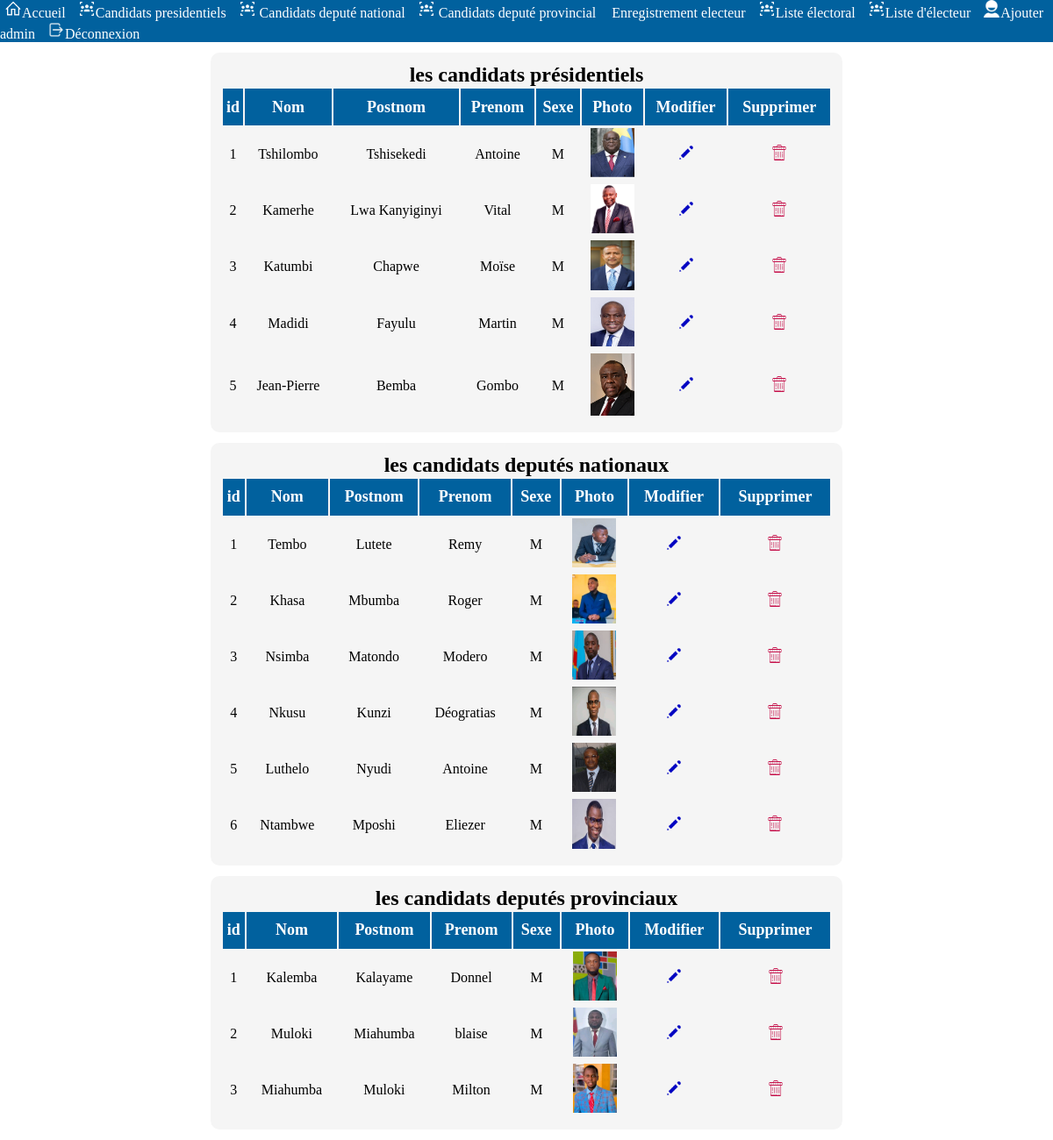
Page /admin/liste_electoral.php (signed in) on the committed database.
### tables this page shows
CREATE TABLE `presidentielle` (
  `id` int(11) NOT NULL,
  `nom` varchar(255) NOT NULL,
  `postnom` varchar(255) NOT NULL,
  `prenom` varchar(255) NOT NULL,
  `sexe` varchar(1) NOT NULL,
  `voies` int(11) NOT NULL,
  `photo` text NOT NULL
);

CREATE TABLE `depute_national` (
  `id` int(11) NOT NULL,
  `nom` varchar(255) NOT NULL,
  `postnom` varchar(255) NOT NULL,
  `prenom` varchar(255) NOT NULL,
  `sexe` varchar(1) NOT NULL,
  `voies` int(11) NOT NULL,
  `photo` text NOT NULL
);

CREATE TABLE `depute_provincial` (
  `id` int(11) NOT NULL,
  `nom` varchar(255) NOT NULL,
  `postnom` varchar(255) NOT NULL,
  `prenom` varchar(255) NOT NULL,
  `sexe` varchar(1) NOT NULL,
  `voies` int(11) NOT NULL,
  `photo` text NOT NULL
);

### admin/liste_electoral.php (the view, shortened to what this page needs)
<?php
if (isset($_SESSION['id'])){
    require '../bdd_conn.php';
    $president = $bdd->query("SELECT * FROM presidentielle");
    $nat = $bdd->query("SELECT * FROM depute_national");
    $pro = $bdd->query("SELECT * FROM depute_provincial");
?>
<!DOCTYPE html>
<html lang="en">
<head>
    <link rel="stylesheet" href="../style/enroler.css">
    <link rel="stylesheet" href="../style/liste_admin.css">
</head>
<body>
        <nav>
            <div class="bar">
            <a href="menu_admin.php"><img src="../img/home.png" alt="">Accueil</a>
                <a href="candidat_president.php"><img src="../img/candidat.png" alt="">Candidats presidentiels</a>
                <a href="candidat_national.php"><img src="../img/candidat.png" alt=""> Candidats deputé national</a>
                <a href="candidat_provincial.php" class="line"><img src="../img/candidat.png" alt=""> Candidats deputé provincial</a>
                <a href="enroler_electeur.php"><img src="../img/plus.png" alt=""> Enregistrement electeur</a>
                <a href="liste_electoral.php"><img src="../img/candidat.png" alt="">Liste électoral</a>
                <a href="liste_electeur.php"><img src="../img/candidat.png" alt="">Liste d'électeur</a>
                <a href="enregistrement.php"><img src="../img/admin.png" alt="">Ajouter admin</a>
                <?php echo'<a href="deconnexion.php"><img src="../img/deconnexion.png" alt="">Déconnexion</a>';?>
            </div>
        </nav>
        <div class="affichage">
        <font>les candidats présidentiels</font>
            <table>
                <th>id</th>
                <th>Nom</th>
                <th>Postnom</th>
                <th>Prenom</th>
                <th>Sexe</th>
                <th>Photo</th>
                <th>Modifier</th>
                <th>Supprimer</th>
                <?php
                    while($aff_pre = $president->fetch()){
                        echo'
                            <tr>
                                <td>'.$aff_pre['id'].'</td>
                                <td>'.$aff_pre['nom'].'</td>
                                <td>'.$aff_pre['postnom'].'</td>
                                <td>'.$aff_pre['prenom'].'</td>
                                <td>'.$aff_pre['sexe'].'</td>
                                <td><img src="../'.$aff_pre['photo'].'" width="50px"></td>
                                <td><a href="modifier.php?id='.$aff_pre['id'].'"><img src="../img/modifier.png" width="20px"></a></td>
                                <td><a href="supprimer.php?id='.$aff_pre['id'].'"><img src="../img/supprimer.png" width="20px"></a></td>
                            </tr>
                        ';
                    }
                ?>
            </table>
        </div>
        <div class="affichage1">
        <font>les candidats deputés nationaux</font>
            <table>
                <th>id</th>
                <th>Nom</th>
                <th>Postnom</th>
                <th>Prenom</th>
                <th>Sexe</th>
                <th>Photo</th>
                <th>Modifier</th>
                <th>Supprimer</th>
                <?php
                    while($aff_nat = $nat->fetch()){
                        echo'
                            <tr>
                                <td>'.$aff_nat['id'].'</td>
                                <td>'.$aff_nat['nom'].'</td>
                                <td>'.$aff_nat['postnom'].'</td>
                                <td>'.$aff_nat['prenom'].'</td>
                                <td>'.$aff_nat['sexe'].'</td>
                                <td><img src="../'.$aff_nat['photo'].'" width="50px"></td>
                                <td><a href="modnat.php?id='.$aff_nat['id'].'"><img src="../img/modifier.png" width="20px"></a></td>
                                <td><a href="suppnat.php?id='.$aff_nat['id'].'"><img src="../img/supprimer.png" width="20px"></a></td>
                            </tr>
                        ';
                    }
                ?>
            </table>
        </div>
        <div class="affichage2">
        <font>les candidats deputés provinciaux</font>
            <table>
                <th>id</th>
                <th>Nom</th>
                <th>Postnom</th>
                <th>Prenom</th>
                <th>Sexe</th>
                <th>Photo</th>
                <th>Modifier</th>
                <th>Supprimer</th>
                <?php
                    while($aff_pro = $pro->fetch()){
                        echo'
                            <tr>
                                <td>'.$aff_pro['id'].'</td>
                                <td>'.$aff_pro['nom'].'</td>
                                <td>'.$aff_pro['postnom'].'</td>
                                <td>'.$aff_pro['prenom'].'</td>
                                <td>'.$aff_pro['sexe'].'</td>
                                <td><img src="../'.$aff_pro['photo'].'" width="50px"></td>
                                <td><a href="modpro.php?id='.$aff_pro['id'].'"><img src="../img/modifier.png" width="20px"></a></td>
                                <td><a href="supppro.php?id='.$aff_pro['id'].'"><img src="../img/supprimer.png" width="20px"></a></td>
                            </tr>
                        ';
                    }
                ?>
            </table>
        </div>
</body>
</html>
<?php }
else{
    header('location:deconnexion.php');
}
?>

### style/enroler.css (style rules this page uses)
body { padding: 0%; margin: 0%; }
.bar { background-color: #01619E; }
.bar a { color: white; padding: 5px; text-decoration: none; }
.bar img { width: 20px; }

### style/liste_admin.css (style rules this page uses)
.affichage, .electeur, .affichage2, .affichage1 { display: flex; flex-wrap: wrap; justify-content: center; padding: 1%; background-color: whitesmoke; margin: 1% 20%; border-radius: 10px; }
.affichage font, .electeur font, .affichage2 font, .affichage1 font { font-size: x-large; font-weight: bolder; }
.affichage table, .electeur table, .affichage2 table, .affichage1 table { text-align: center; width: 100%; }
.affichage table th, .electeur table th, .affichage2 table th, .affichage1 table th { text-align: center; color: white; background-color: #01619E; height: 5vh; font-size: large; }
font { font-size: x-large; font-weight: bolder; }

### rows in the picture
presidentielle: id "1", nom "Tshilombo", postnom "Tshisekedi", prenom "Antoine", sexe "M", photo (picture)
presidentielle: id "2", nom "Kamerhe", postnom "Lwa Kanyiginyi", prenom "Vital", sexe "M", photo (picture)
presidentielle: id "3", nom "Katumbi", postnom "Chapwe", prenom "Moïse", sexe "M", photo (picture)
presidentielle: id "4", nom "Madidi", postnom "Fayulu", prenom "Martin", sexe "M", photo (picture)
presidentielle: id "5", nom "Jean-Pierre", postnom "Bemba", prenom "Gombo", sexe "M", photo (picture)
depute_national: id "1", nom "Tembo", postnom "Lutete", prenom "Remy", sexe "M", photo (picture)
depute_national: id "2", nom "Khasa", postnom "Mbumba", prenom "Roger", sexe "M", photo (picture)
depute_national: id "3", nom "Nsimba", postnom "Matondo", prenom "Modero", sexe "M", photo (picture)
depute_national: id "4", nom "Nkusu", postnom "Kunzi", prenom "Déogratias", sexe "M", photo (picture)
depute_national: id "5", nom "Luthelo", postnom "Nyudi", prenom "Antoine", sexe "M", photo (picture)
depute_national: id "6", nom "Ntambwe", postnom "Mposhi", prenom "Eliezer", sexe "M", photo (picture)
depute_provincial: id "1", nom "Kalemba", postnom "Kalayame", prenom "Donnel", sexe "M", photo (picture)
depute_provincial: id "2", nom "Muloki", postnom "Miahumba", prenom "blaise", sexe "M", photo (picture)
depute_provincial: id "3", nom "Miahumba", postnom "Muloki", prenom "Milton", sexe "M", photo (picture)
